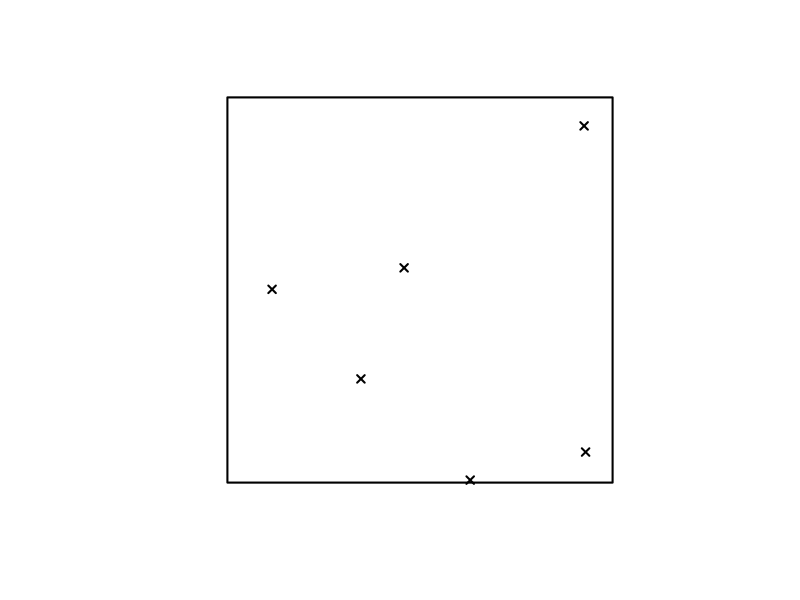

The R script that drew this image:
library(spatstat)

#### Simulating Poisson point process #####
int = 1/3 #intensity
W = owin(c(0,5),c(0,5)) #observationwindow, W=[0,5]x[0,5] 

#Simulates a homogeneous Poisson point process with intensity 1/3 in W
X = rpoispp(int, win=W) 
x = X$x #x-values in plot
y = X$y #y-values in plot
points = cbind(x,y) #matrix of coordinates of points 

plot(X, pch = 4, xlim = c(0,5), ylim = c(0,5), xlab = "", ylab = "", main = "", lwd = 2)

#Calculates the Euclidean distance between the points 
dist = as.matrix(dist(points))

#Checks if the points are different and has distance leq to 1. Returns matrix consisting of TRUE and FALSE. 
bdist = ((dist <= 1 & dist > 0) & upper.tri(dist)) 

#Matrix of indices in bdist, where bdist == TRUE
indices = which(bdist, arr.ind = TRUE)

##-------------------------------------------------------
## Functionname: draw.line
## Purpose:      Draw lines between the points in the
##               matrix points 
## Input:        v: vector of indices 
## Output:       B: lines btween points in plot
##-------------------------------------------------------
draw.line <- function(v){
  segments(points[v[1], 1], points[v[1], 2], points[v[2], 1], points[v[2], 2], col = "red", lwd = 2)
}
apply(indices, 1, draw.line)

#Number of points in Ppp, which is in a distance at most one from each other 
sum.of.points = sum(bdist) 
